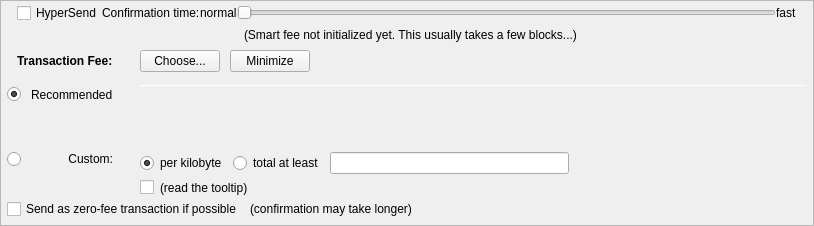
         <widget class="QFrame" name="frameFee">
          <property name="sizePolicy">
           <sizepolicy hsizetype="Expanding" vsizetype="Expanding">
            <horstretch>0</horstretch>
            <verstretch>0</verstretch>
           </sizepolicy>
          </property>
          <property name="maximumSize">
           <size>
            <width>16777215</width>
            <height>16777215</height>
           </size>
          </property>
          <property name="frameShape">
           <enum>QFrame::StyledPanel</enum>
          </property>
          <property name="frameShadow">
           <enum>QFrame::Sunken</enum>
          </property>
          <layout class="QVBoxLayout" name="verticalLayoutFee1">
           <property name="spacing">
            <number>0</number>
           </property>
           <property name="leftMargin">
            <number>0</number>
           </property>
           <property name="topMargin">
            <number>0</number>
           </property>
           <property name="rightMargin">
            <number>0</number>
           </property>
           <property name="bottomMargin">
            <number>0</number>
           </property>
           <item>
            <layout class="QVBoxLayout" name="verticalLayoutFee2" stretch="0,0,0,0">
             <property name="spacing">
              <number>0</number>
             </property>
             <property name="leftMargin">
              <number>6</number>
             </property>
             <property name="topMargin">
              <number>0</number>
             </property>
             <property name="rightMargin">
              <number>6</number>
             </property>
             <item>
              <layout class="QVBoxLayout" name="verticalLayout_feeConf">
               <property name="spacing">
                <number>0</number>
               </property>
               <property name="leftMargin">
                <number>10</number>
               </property>
               <property name="rightMargin">
                <number>10</number>
               </property>
               <property name="bottomMargin">
                <number>5</number>
               </property>
               <item>
                <layout class="QHBoxLayout" name="horizontalLayoutFee9">
                 <item>
                  <widget class="QCheckBox" name="checkHyperSend">
                   <property name="enabled">
                    <bool>true</bool>
                   </property>
                   <property name="minimumSize">
                    <size>
                     <width>85</width>
                     <height>0</height>
                    </size>
                   </property>
                   <property name="toolTip">
                    <string>HyperSend technology allows for near instant transactions - A flat fee of 0.01 XPTN applies</string>
                   </property>
                   <property name="text">
                    <string>HyperSend</string>
                   </property>
                  </widget>
                 </item>
                 <item>
                  <widget class="QLabel" name="labelSmartFee3">
                   <property name="text">
                    <string>Confirmation time:</string>
                   </property>
                   <property name="margin">
                    <number>2</number>
                   </property>
                  </widget>
                 </item>
                 <item>
                  <widget class="QLabel" name="labelSmartFeeNormal">
                   <property name="text">
                    <string>normal</string>
                   </property>
                   <property name="margin">
                    <number>8</number>
                   </property>
                  </widget>
                 </item>
                 <item>
                  <widget class="QSlider" name="sliderSmartFee">
                   <property name="minimumSize">
                    <size>
                     <width>0</width>
                     <height>24</height>
                    </size>
                   </property>
                   <property name="minimum">
                    <number>0</number>
                   </property>
                   <property name="maximum">
                    <number>24</number>
                   </property>
                   <property name="pageStep">
                    <number>1</number>
                   </property>
                   <property name="value">
                    <number>0</number>
                   </property>
                   <property name="orientation">
                    <enum>Qt::Horizontal</enum>
                   </property>
                   <property name="invertedAppearance">
                    <bool>false</bool>
                   </property>
                   <property name="invertedControls">
                    <bool>false</bool>
                   </property>
                   <property name="tickPosition">
                    <enum>QSlider::NoTicks</enum>
                   </property>
                  </widget>
                 </item>
                 <item>
                  <widget class="QLabel" name="labelSmartFeeFast">
                   <property name="text">
                    <string>fast</string>
                   </property>
                   <property name="margin">
                    <number>8</number>
                   </property>
                  </widget>
                 </item>
                </layout>
               </item>
               <item>
                <layout class="QHBoxLayout" name="horizontalLayout_recommended_texts">
                 <property name="spacing">
                  <number>0</number>
                 </property>
                 <item>
                  <spacer name="horizontalSpacer_8">
                   <property name="orientation">
                    <enum>Qt::Horizontal</enum>
                   </property>
                   <property name="sizeHint" stdset="0">
                    <size>
                     <width>40</width>
                     <height>20</height>
                    </size>
                   </property>
                  </spacer>
                 </item>
                 <item>
                  <widget class="QLabel" name="labelFeeEstimation">
                   <property name="text">
                    <string/>
                   </property>
                   <property name="margin">
                    <number>2</number>
                   </property>
                  </widget>
                 </item>
                 <item>
                  <widget class="QLabel" name="labelSmartFee2">
                   <property name="text">
                    <string>(Smart fee not initialized yet. This usually takes a few blocks...)</string>
                   </property>
                   <property name="alignment">
                    <set>Qt::AlignLeading|Qt::AlignLeft|Qt::AlignVCenter</set>
                   </property>
                   <property name="wordWrap">
                    <bool>false</bool>
                   </property>
                   <property name="margin">
                    <number>2</number>
                   </property>
                   <property name="indent">
                    <number>-1</number>
                   </property>
                  </widget>
                 </item>
                 <item>
                  <spacer name="horizontalSpacer_3">
                   <property name="orientation">
                    <enum>Qt::Horizontal</enum>
                   </property>
                   <property name="sizeHint" stdset="0">
                    <size>
                     <width>40</width>
                     <height>20</height>
                    </size>
                   </property>
                  </spacer>
                 </item>
                </layout>
               </item>
              </layout>
             </item>
             <item>
              <layout class="QHBoxLayout" name="horizontalLayoutFee1">
               <property name="leftMargin">
                <number>10</number>
               </property>
               <property name="rightMargin">
                <number>10</number>
               </property>
               <property name="bottomMargin">
                <number>0</number>
               </property>
               <item>
                <layout class="QVBoxLayout" name="verticalLayoutFee7">
                 <property name="spacing">
                  <number>0</number>
                 </property>
                 <item>
                  <layout class="QHBoxLayout" name="horizontalLayoutSmartFee">
                   <property name="spacing">
                    <number>10</number>
                   </property>
                   <item>
                    <widget class="QLabel" name="labelFeeHeadline">
                     <property name="sizePolicy">
                      <sizepolicy hsizetype="Preferred" vsizetype="Maximum">
                       <horstretch>0</horstretch>
                       <verstretch>0</verstretch>
                      </sizepolicy>
                     </property>
                     <property name="font">
                      <font>
                       <weight>75</weight>
                       <bold>true</bold>
                      </font>
                     </property>
                     <property name="styleSheet">
                      <string notr="true">font-weight:bold;</string>
                     </property>
                     <property name="text">
                      <string>Transaction Fee:</string>
                     </property>
                    </widget>
                   </item>
                   <item>
                    <widget class="QLabel" name="labelFeeMinimized">
                     <property name="text">
                      <string/>
                     </property>
                    </widget>
                   </item>
                   <item>
                    <widget class="QPushButton" name="buttonChooseFee">
                     <property name="text">
                      <string>Choose...</string>
                     </property>
                    </widget>
                   </item>
                   <item>
                    <widget class="QPushButton" name="buttonMinimizeFee">
                     <property name="toolTip">
                      <string>collapse fee-settings</string>
                     </property>
                     <property name="text">
                      <string>Minimize</string>
                     </property>
                    </widget>
                   </item>
                  </layout>
                 </item>
                 <item>
                  <spacer name="verticalSpacer_5">
                   <property name="orientation">
                    <enum>Qt::Vertical</enum>
                   </property>
                   <property name="sizeHint" stdset="0">
                    <size>
                     <width>1</width>
                     <height>1</height>
                    </size>
                   </property>
                  </spacer>
                 </item>
                </layout>
               </item>
               <item>
                <spacer name="horizontalSpacer_4">
                 <property name="orientation">
                  <enum>Qt::Horizontal</enum>
                 </property>
                 <property name="sizeHint" stdset="0">
                  <size>
                   <width>40</width>
                   <height>20</height>
                  </size>
                 </property>
                </spacer>
               </item>
              </layout>
             </item>
             <item>
              <widget class="QFrame" name="frameFeeSelection">
               <layout class="QVBoxLayout" name="verticalLayoutFee12">
                <property name="spacing">
                 <number>0</number>
                </property>
                <property name="leftMargin">
                 <number>0</number>
                </property>
                <property name="topMargin">
                 <number>0</number>
                </property>
                <property name="rightMargin">
                 <number>0</number>
                </property>
                <property name="bottomMargin">
                 <number>0</number>
                </property>
                <item>
                 <layout class="QGridLayout" name="gridLayoutFee">
                  <property name="topMargin">
                   <number>10</number>
                  </property>
                  <property name="bottomMargin">
                   <number>4</number>
                  </property>
                  <property name="horizontalSpacing">
                   <number>10</number>
                  </property>
                  <property name="verticalSpacing">
                   <number>4</number>
                  </property>
                  <item row="2" column="0">
                   <layout class="QVBoxLayout" name="verticalLayoutFee4" stretch="0">
                    <item>
                     <spacer name="verticalSpacer_2">
                      <property name="orientation">
                       <enum>Qt::Vertical</enum>
                      </property>
                      <property name="sizeHint" stdset="0">
                       <size>
                        <width>1</width>
                        <height>1</height>
                       </size>
                      </property>
                     </spacer>
                    </item>
                   </layout>
                  </item>
                  <item row="3" column="0">
                   <layout class="QVBoxLayout" name="verticalLayoutFee9" stretch="0,1">
                    <item>
                     <widget class="QRadioButton" name="radioCustomFee">
                      <property name="text">
                       <string/>
                      </property>
                      <attribute name="buttonGroup">
                       <string notr="true">groupFee</string>
                      </attribute>
                     </widget>
                    </item>
                    <item>
                     <spacer name="verticalSpacer_6">
                      <property name="orientation">
                       <enum>Qt::Vertical</enum>
                      </property>
                      <property name="sizeHint" stdset="0">
                       <size>
                        <width>1</width>
                        <height>1</height>
                       </size>
                      </property>
                     </spacer>
                    </item>
                   </layout>
                  </item>
                  <item row="3" column="1">
                   <widget class="QLabel" name="labelCustomFee">
                    <property name="text">
                     <string>Custom:</string>
                    </property>
                    <property name="alignment">
                     <set>Qt::AlignRight|Qt::AlignTop|Qt::AlignTrailing</set>
                    </property>
                   </widget>
                  </item>
                  <item row="3" column="4">
                   <layout class="QVBoxLayout" name="verticalLayoutFee8">
                    <property name="spacing">
                     <number>6</number>
                    </property>
                    <item>
                     <layout class="QHBoxLayout" name="horizontalLayoutFee13">
                      <item>
                       <widget class="QRadioButton" name="radioCustomPerKilobyte">
                        <property name="toolTip">
                         <string>If the custom fee is set to 1000 uXPTNs and the transaction is only 250 bytes, then &quot;per kilobyte&quot; only pays 250 uXPTNs in fee,&lt;br /&gt;while &quot;at least&quot; pays 1000 uXPTNs. For transactions bigger than a kilobyte both pay by kilobyte.</string>
                        </property>
                        <property name="text">
                         <string>per kilobyte</string>
                        </property>
                        <property name="checked">
                         <bool>true</bool>
                        </property>
                        <attribute name="buttonGroup">
                         <string notr="true">groupCustomFee</string>
                        </attribute>
                       </widget>
                      </item>
                      <item>
                       <widget class="QRadioButton" name="radioCustomAtLeast">
                        <property name="toolTip">
                         <string>If the custom fee is set to 1000 uXPTNs and the transaction is only 250 bytes, then &quot;per kilobyte&quot; only pays 250 uXPTNs in fee,&lt;br /&gt;while &quot;total at least&quot; pays 1000 uXPTNs. For transactions bigger than a kilobyte both pay by kilobyte.</string>
                        </property>
                        <property name="text">
                         <string>total at least</string>
                        </property>
                        <attribute name="buttonGroup">
                         <string notr="true">groupCustomFee</string>
                        </attribute>
                       </widget>
                      </item>
                      <item>
                       <widget class="BitcoinAmountField" name="customFee"/>
                      </item>
                      <item>
                       <spacer name="horizontalSpacer_6">
                        <property name="orientation">
                         <enum>Qt::Horizontal</enum>
                        </property>
                        <property name="sizeHint" stdset="0">
                         <size>
                          <width>1</width>
                          <height>1</height>
                         </size>
                        </property>
                       </spacer>
                      </item>
                     </layout>
                    </item>
                    <item>
                     <layout class="QHBoxLayout" name="horizontalLayoutFee8">
                      <item>
                       <widget class="QCheckBox" name="checkBoxMinimumFee">
                        <property name="toolTip">
                         <string>Paying only the minimum fee is just fine as long as there is less transaction volume than space in the blocks.&lt;br /&gt;But be aware that this can end up in a never confirming transaction once there is more demand for putin transactions than the network can process.</string>
                        </property>
                        <property name="text">
                         <string/>
                        </property>
                       </widget>
                      </item>
                      <item>
                       <widget class="QLabel" name="labelMinFeeWarning">
                        <property name="enabled">
                         <bool>true</bool>
                        </property>
                        <property name="toolTip">
                         <string>Paying only the minimum fee is just fine as long as there is less transaction volume than space in the blocks.&lt;br /&gt;But be aware that this can end up in a never confirming transaction once there is more demand for putin transactions than the network can process.</string>
                        </property>
                        <property name="text">
                         <string>(read the tooltip)</string>
                        </property>
                        <property name="margin">
                         <number>5</number>
                        </property>
                       </widget>
                      </item>
                      <item>
                       <spacer name="horizontalSpacer_2">
                        <property name="orientation">
                         <enum>Qt::Horizontal</enum>
                        </property>
                        <property name="sizeHint" stdset="0">
                         <size>
                          <width>1</width>
                          <height>1</height>
                         </size>
                        </property>
                       </spacer>
                      </item>
                     </layout>
                    </item>
                   </layout>
                  </item>
                  <item row="1" column="1">
                   <widget class="QLabel" name="labelSmartFee_2">
                    <property name="text">
                     <string>Recommended</string>
                    </property>
                   </widget>
                  </item>
                  <item row="1" column="2">
                   <widget class="QLabel" name="labelSmartFee">
                    <property name="text">
                     <string/>
                    </property>
                    <property name="margin">
                     <number>2</number>
                    </property>
                   </widget>
                  </item>
                  <item row="1" column="0">
                   <widget class="QRadioButton" name="radioSmartFee">
                    <property name="text">
                     <string/>
                    </property>
                    <property name="checked">
                     <bool>true</bool>
                    </property>
                    <attribute name="buttonGroup">
                     <string notr="true">groupFee</string>
                    </attribute>
                   </widget>
                  </item>
                  <item row="0" column="4" rowspan="3">
                   <layout class="QVBoxLayout" name="verticalLayoutFee3" stretch="0,0,0,0">
                    <property name="spacing">
                     <number>6</number>
                    </property>
                    <property name="topMargin">
                     <number>2</number>
                    </property>
                    <property name="bottomMargin">
                     <number>20</number>
                    </property>
                    <item>
                     <widget class="Line" name="line_2">
                      <property name="minimumSize">
                       <size>
                        <width>0</width>
                        <height>1</height>
                       </size>
                      </property>
                      <property name="maximumSize">
                       <size>
                        <width>16777215</width>
                        <height>1</height>
                       </size>
                      </property>
                      <property name="orientation">
                       <enum>Qt::Horizontal</enum>
                      </property>
                     </widget>
                    </item>
                    <item>
                     <layout class="QHBoxLayout" name="horizontalLayoutFee12">
                      <item>
                       <spacer name="horizontalSpacer_5">
                        <property name="orientation">
                         <enum>Qt::Horizontal</enum>
                        </property>
                        <property name="sizeHint" stdset="0">
                         <size>
                          <width>1</width>
                          <height>1</height>
                         </size>
                        </property>
                       </spacer>
                      </item>
                     </layout>
                    </item>
                    <item>
                     <spacer name="verticalSpacer_4">
                      <property name="orientation">
                       <enum>Qt::Vertical</enum>
                      </property>
                      <property name="sizeHint" stdset="0">
                       <size>
                        <width>1</width>
                        <height>1</height>
                       </size>
                      </property>
                     </spacer>
                    </item>
                    <item>
                     <spacer name="verticalSpacer_3">
                      <property name="orientation">
                       <enum>Qt::Vertical</enum>
                      </property>
                      <property name="sizeHint" stdset="0">
                       <size>
                        <width>20</width>
                        <height>40</height>
                       </size>
                      </property>
                     </spacer>
                    </item>
                   </layout>
                  </item>
                 </layout>
                </item>
                <item>
                 <layout class="QHBoxLayout" name="horizontalLayoutFee5" stretch="0,0,0">
                  <property name="spacing">
                   <number>8</number>
                  </property>
                  <property name="bottomMargin">
                   <number>4</number>
                  </property>
                  <item>
                   <widget class="QCheckBox" name="checkBoxFreeTx">
                    <property name="text">
                     <string>Send as zero-fee transaction if possible</string>
                    </property>
                   </widget>
                  </item>
                  <item>
                   <widget class="QLabel" name="labelFreeTx">
                    <property name="text">
                     <string>(confirmation may take longer)</string>
                    </property>
                    <property name="margin">
                     <number>5</number>
                    </property>
                   </widget>
                  </item>
                  <item>
                   <spacer name="horizontalSpacerFee5">
                    <property name="orientation">
                     <enum>Qt::Horizontal</enum>
                    </property>
                    <property name="sizeHint" stdset="0">
                     <size>
                      <width>1</width>
                      <height>1</height>
                     </size>
                    </property>
                   </spacer>
                  </item>
                 </layout>
                </item>
                <item>
                 <spacer name="verticalSpacerFee2">
                  <property name="orientation">
                   <enum>Qt::Vertical</enum>
                  </property>
                  <property name="sizeHint" stdset="0">
                   <size>
                    <width>1</width>
                    <height>1</height>
                   </size>
                  </property>
                 </spacer>
                </item>
               </layout>
              </widget>
             </item>
             <item>
              <spacer name="verticalSpacerFee">
               <property name="orientation">
                <enum>Qt::Vertical</enum>
               </property>
               <property name="sizeHint" stdset="0">
                <size>
                 <width>800</width>
                 <height>1</height>
                </size>
               </property>
              </spacer>
             </item>
            </layout>
           </item>
          </layout>
         </widget>
